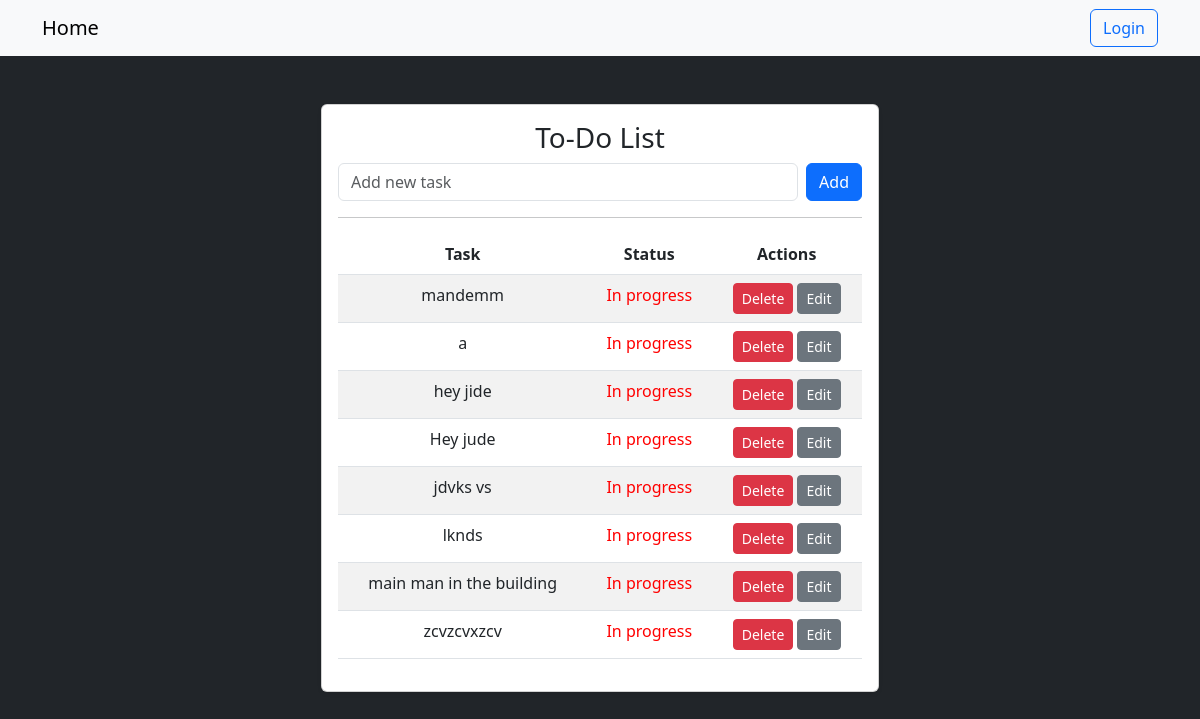
The page /todo/ (signed in) on the database its author committed.
### todo/models.py (models this page shows, shortened)
class Todo(models.Model):
  user=models.ForeignKey(User,on_delete=models.CASCADE)
  task=models.CharField(max_length=100)
  completed=models.BooleanField(default=False)

### todo/views.py (the view)
# urls.py: path('', views.main, name='main'),
def main(request):
    if request.method == "POST":
        form = TodoForm(request.POST)
        if form.is_valid():
            todo = form.save(commit=False)
            todo.user = request.user  # Associate the task with the logged-in user
            todo.save()
            return redirect('main')  # Redirect back to the same page after saving
    else:
        form = TodoForm()  # Create an empty form for GET requests
    if request.user.is_authenticated:
        tasks = Todo.objects.filter(user=request.user).order_by('-id')
    else:
        tasks = Todo.objects.none()
    return render(request, 'main.html', {'form': form, 'tasks': tasks})

### todo/forms.py
class TodoForm(forms.ModelForm):
  class Meta:
    model=Todo
    fields=['task','completed']

### todo/templates/main.html (shortened to what this page needs)
{% extends "layout.html" %}
{% block content %}
    <div class="d-flex justify-content-center align-items-center">
        <div class="card shadow-sm" style="width: 50%; min-width: 400px;">
            <div class="card-body">
                <h3 class="card-title text-center">To-Do List</h3>
                <form class="d-flex mb-3" method="POST">
                    <input type="text" name="task" class="form-control me-2" placeholder="Add new task" required>
                    <button type="submit" class="btn btn-primary">Add</button>
                </form>
                <hr>
                <table class="table table-striped text-center">
                    <thead>
                        <tr>
                            <th>Task</th>
                            <th>Status</th>
                            <th>Actions</th>
                        </tr>
                    </thead>
                    <tbody>
                        {% for task in tasks %}
                        <tr>
                            <td>{{ task.task }}</td>
                            {% if not task.completed %}
                            <td style="color:red;">In progress</td>
                            {% else %}
                            <td style="color:green;">Completed</td>
                            {% endif %}
                            <td>
                              <a href="{% url 'todo_delete' task.id%}" class="btn btn-sm btn-danger">Delete</a>
                              <a href="{% url 'todo_edit' task.id %}" class="btn btn-sm btn-secondary">Edit</a>
                            </td>
                        </tr>
                        {% empty %}
                        <tr>
                            <td colspan="3">No tasks available</td>
                        </tr>
                        {% endfor %}
                    </tbody>
                </table>
            </div>
        </div>
    </div>
{% endblock %}

### templates/layout.html (shortened to what this page needs)
<!DOCTYPE html>
<html lang="en">
<head>
    <link href="https://cdn.jsdelivr.net/npm/bootstrap@5.3.0/dist/css/bootstrap.min.css" rel="stylesheet">
</head>
<body class="bg-dark">
    <nav class="navbar navbar-expand-lg navbar-light bg-light">
        <div class="container">
            <a class="navbar-brand" href="{% url 'main' %}">Home</a>
            <div class="ms-auto">
                <a href="#" class="btn btn-outline-primary">Login</a>
            </div>
        </div>
    </nav>
    <div class="container my-5">
        {% block content %}{% endblock %}
    </div>
</body>
</html>

### rows shown on the page
Todo: task "mandemm", completed "In progress"
Todo: task "a", completed "In progress"
Todo: task "hey jide", completed "In progress"
Todo: task "Hey jude", completed "In progress"
Todo: task "jdvks vs", completed "In progress"
Todo: task "lknds", completed "In progress"
Todo: task "main man in the building", completed "In progress"
Todo: task "zcvzcvxzcv", completed "In progress"
